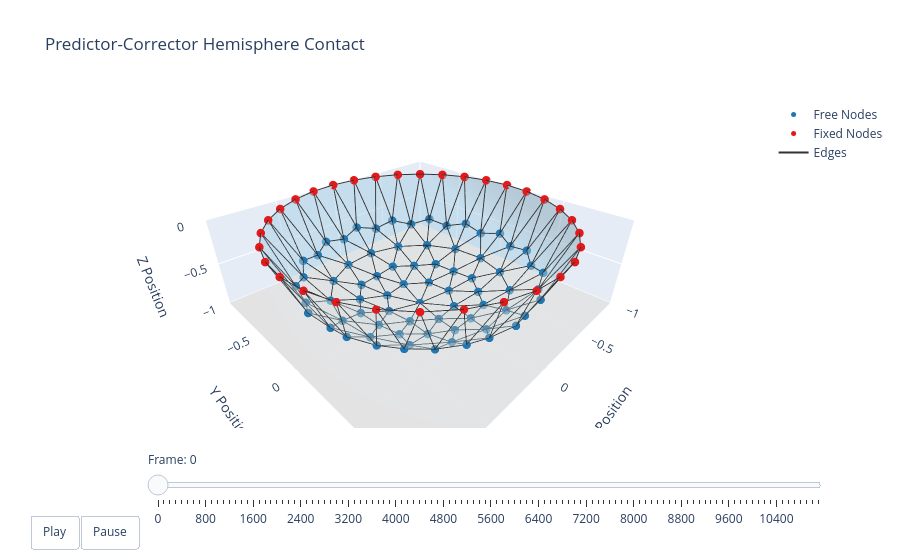

Here is the notebook cell this chart was saved with:
### Code cell
options = dismech.AnimationOptions(
    title='Predictor-Corrector Hemisphere Contact',
    # z_lim=(robot.env.ground_z + robot.env.ground_h - 1e-3,
    #        qs[:, 2::3].max() + 1e-3),
    plot_step=100
)

fixed_dof_history = [r.fixed_dof for r in robots]   # <-- new
fig = dismech.get_interactive_animation_plotly(robot, t_arr, qs, options,
                            fixed_dof_history=fixed_dof_history)
fig.show()

### Figure 1 — Plotly figure (JSON) as saved in the notebook; plotly's stock layout.template omitted (floating-point values rounded to 4 significant figures; data arrays with more than 128 entries replaced by an {"elided": "..."} marker saying what was removed)
{"data": [{"marker": {"color": "#1f78b4", "size": 5}, "mode": "markers", "name": "Free Nodes", "type": "scatter3d", "x": [-0.2231, 0.1282, -0.06436, 0.0006493, -0.07941, 0.0839, -0.2453, 0.2348, -0.3832, 0.3979, -0.5369, 0.5129, -0.6253, 0.6524, -0.7446, 0.7125, -0.7749, 0.8065, -0.8431, 0.8035, -0.8036, 0.8431, -0.8065, 0.7748, -0.7125, 0.7446, -0.6524, 0.6253, -0.5129, 0.5369, -0.3979, 0.3832, -0.2348, 0.2453, -0.0839, 0.07941, 0.05973, -0.1889, 0.299, -0.4071, 0.4931, -0.5648, 0.6118, -0.6365, 0.6355, -0.6115, 0.5642, -0.4925, 0.4077, -0.2988, 0.1888, -0.05961, 0.1278, -0.05093, -0.2236, 0.2716, -0.3405, 0.4076, -0.4449, 0.4339, -0.4341, 0.4453, -0.406, 0.3418, -0.2717, 0.2242, -0.1277, 0.05138, 0.06436, -0.124, 0.2231, -0.2471, 0.2477], "y": [-0.124, -0.222, -0.2471, 0.0001638, 0.8036, 0.8431, 0.8065, 0.7749, 0.7142, 0.7446, 0.6554, 0.6253, 0.5129, 0.5358, 0.3979, 0.3822, 0.2348, 0.2453, 0.0839, 0.07936, -0.07941, -0.0839, -0.2453, -0.2348, -0.3822, -0.3979, -0.5358, -0.5129, -0.6253, -0.6554, -0.7447, -0.7142, -0.7749, -0.8065, -0.8431, -0.8036, 0.6365, 0.6123, 0.5642, 0.4928, 0.4072, 0.299, 0.1883, 0.05973, -0.06028, -0.1885, -0.299, -0.4071, -0.4937, -0.5647, -0.6116, -0.6364, 0.4449, 0.4341, 0.4074, 0.3405, 0.2716, 0.223, 0.1278, 0.04901, -0.05093, -0.1282, -0.2231, -0.2728, -0.3405, -0.4071, -0.4449, -0.4335, 0.2471, 0.2231, 0.124, 0.06436, -0.06394], "z": [-0.9669, -0.9666, -0.9668, -1.0, -0.5898, -0.5312, -0.538, -0.5868, -0.5857, -0.5359, -0.5313, -0.5882, -0.5882, -0.536, -0.5359, -0.5884, -0.5868, -0.538, -0.5312, -0.59, -0.5898, -0.5312, -0.538, -0.5869, -0.5884, -0.5359, -0.536, -0.5882, -0.5882, -0.5313, -0.5359, -0.5857, -0.5868, -0.538, -0.5312, -0.5898, -0.769, -0.7677, -0.7696, -0.769, -0.7688, -0.7692, -0.7683, -0.769, -0.7698, -0.7685, -0.7696, -0.7693, -0.7681, -0.7693, -0.7683, -0.7691, -0.8864, -0.8994, -0.8854, -0.9002, -0.9002, -0.8855, -0.8864, -0.8996, -0.8994, -0.8862, -0.8862, -0.8993, -0.9001, -0.8854, -0.8864, -0.8997, -0.9668, -0.9669, -0.9669, -0.9668, -0.9667]}, {"marker": {"color": "#e31a1c", "size": 5}, "mode": "markers", "name": "Fixed Nodes", "type": "scatter3d", "x": [6.123e-17, -1.0, -1.837e-16, 1.0, 0.1951, 0.3827, 0.5556, 0.7071, 0.8315, 0.9239, 0.9808, 0.9808, 0.9239, 0.8315, 0.7071, 0.5556, 0.3827, 0.1951, -0.9808, -0.9239, -0.8315, -0.7071, -0.5556, -0.3827, -0.1951, -0.1951, -0.3827, -0.5556, -0.7071, -0.8315, -0.9239, -0.9808], "y": [1.0, 1.225e-16, -1.0, -2.449e-16, -0.9808, -0.9239, -0.8315, -0.7071, -0.5556, -0.3827, -0.1951, 0.1951, 0.3827, 0.5556, 0.7071, 0.8315, 0.9239, 0.9808, -0.1951, -0.3827, -0.5556, -0.7071, -0.8315, -0.9239, -0.9808, 0.9808, 0.9239, 0.8315, 0.7071, 0.5556, 0.3827, 0.1951], "z": [-0.0, -0.0, -0.0, -0.0, -0.0, -0.0, -0.0, -0.0, -0.0, -0.0, -0.0, -1.054e-08, -0.0, -0.0, -0.0, -0.0, -0.0, -0.0, -0.0, -0.0, -0.0, -0.0, -0.0, -0.0, -0.0, -0.0, -1.054e-08, -0.0, -0.0, -0.0, -1.054e-08, -0.0]}, {"marker": {"color": "#33a02c", "size": 5}, "mode": "markers", "name": "Partially Fixed Nodes (z only)", "type": "scatter3d", "x": [], "y": [], "z": []}, {"line": {"color": "#333333", "width": 2}, "mode": "lines", "name": "Edges", "type": "scatter3d", "x": {"elided": "840 float values"}, "y": {"elided": "840 float values"}, "z": {"elided": "840 float values"}}, {"color": "rgba(166, 206, 227, 0.7)", "i": {"elided": "176 int values"}, "j": {"elided": "176 int values"}, "k": {"elided": "176 int values"}, "name": "Faces", "opacity": 0.7, "showscale": false, "type": "mesh3d", "x": [6.123e-17, -1.0, -1.837e-16, 1.0, 0.1951, 0.3827, 0.5556, 0.7071, 0.8315, 0.9239, 0.9808, 0.9808, 0.9239, 0.8315, 0.7071, 0.5556, 0.3827, 0.1951, -0.9808, -0.9239, -0.8315, -0.7071, -0.5556, -0.3827, -0.1951, -0.1951, -0.3827, -0.5556, -0.7071, -0.8315, -0.9239, -0.9808, -0.2231, 0.1282, -0.06436, 0.0006493, -0.07941, 0.0839, -0.2453, 0.2348, -0.3832, 0.3979, -0.5369, 0.5129, -0.6253, 0.6524, -0.7446, 0.7125, -0.7749, 0.8065, -0.8431, 0.8035, -0.8036, 0.8431, -0.8065, 0.7748, -0.7125, 0.7446, -0.6524, 0.6253, -0.5129, 0.5369, -0.3979, 0.3832, -0.2348, 0.2453, -0.0839, 0.07941, 0.05973, -0.1889, 0.299, -0.4071, 0.4931, -0.5648, 0.6118, -0.6365, 0.6355, -0.6115, 0.5642, -0.4925, 0.4077, -0.2988, 0.1888, -0.05961, 0.1278, -0.05093, -0.2236, 0.2716, -0.3405, 0.4076, -0.4449, 0.4339, -0.4341, 0.4453, -0.406, 0.3418, -0.2717, 0.2242, -0.1277, 0.05138, 0.06436, -0.124, 0.2231, -0.2471, 0.2477], "y": [1.0, 1.225e-16, -1.0, -2.449e-16, -0.9808, -0.9239, -0.8315, -0.7071, -0.5556, -0.3827, -0.1951, 0.1951, 0.3827, 0.5556, 0.7071, 0.8315, 0.9239, 0.9808, -0.1951, -0.3827, -0.5556, -0.7071, -0.8315, -0.9239, -0.9808, 0.9808, 0.9239, 0.8315, 0.7071, 0.5556, 0.3827, 0.1951, -0.124, -0.222, -0.2471, 0.0001638, 0.8036, 0.8431, 0.8065, 0.7749, 0.7142, 0.7446, 0.6554, 0.6253, 0.5129, 0.5358, 0.3979, 0.3822, 0.2348, 0.2453, 0.0839, 0.07936, -0.07941, -0.0839, -0.2453, -0.2348, -0.3822, -0.3979, -0.5358, -0.5129, -0.6253, -0.6554, -0.7447, -0.7142, -0.7749, -0.8065, -0.8431, -0.8036, 0.6365, 0.6123, 0.5642, 0.4928, 0.4072, 0.299, 0.1883, 0.05973, -0.06028, -0.1885, -0.299, -0.4071, -0.4937, -0.5647, -0.6116, -0.6364, 0.4449, 0.4341, 0.4074, 0.3405, 0.2716, 0.223, 0.1278, 0.04901, -0.05093, -0.1282, -0.2231, -0.2728, -0.3405, -0.4071, -0.4449, -0.4335, 0.2471, 0.2231, 0.124, 0.06436, -0.06394], "z": [-0.0, -0.0, -0.0, -0.0, -0.0, -0.0, -0.0, -0.0, -0.0, -0.0, -0.0, -1.054e-08, -0.0, -0.0, -0.0, -0.0, -0.0, -0.0, -0.0, -0.0, -0.0, -0.0, -0.0, -0.0, -0.0, -0.0, -1.054e-08, -0.0, -0.0, -0.0, -1.054e-08, -0.0, -0.9669, -0.9666, -0.9668, -1.0, -0.5898, -0.5312, -0.538, -0.5868, -0.5857, -0.5359, -0.5313, -0.5882, -0.5882, -0.536, -0.5359, -0.5884, -0.5868, -0.538, -0.5312, -0.59, -0.5898, -0.5312, -0.538, -0.5869, -0.5884, -0.5359, -0.536, -0.5882, -0.5882, -0.5313, -0.5359, -0.5857, -0.5868, -0.538, -0.5312, -0.5898, -0.769, -0.7677, -0.7696, -0.769, -0.7688, -0.7692, -0.7683, -0.769, -0.7698, -0.7685, -0.7696, -0.7693, -0.7681, -0.7693, -0.7683, -0.7691, -0.8864, -0.8994, -0.8854, -0.9002, -0.9002, -0.8855, -0.8864, -0.8996, -0.8994, -0.8862, -0.8862, -0.8993, -0.9001, -0.8854, -0.8864, -0.8997, -0.9668, -0.9669, -0.9669, -0.9668, -0.9667]}, {"colorscale": [[0, "lightgray"], [1, "lightgray"]], "opacity": 0.9, "showscale": false, "type": "surface", "x": [[-1.5, 1.5], [-1.5, 1.5]], "y": [[-1.5, -1.5], [1.5, 1.5]], "z": [[-1, -1], [-1, -1]]}], "layout": {"scene": {"camera": {"eye": {"x": 1.225, "y": 1.225, "z": 1.0}}, "xaxis": {"range": [-1, 1], "title": {"text": "X Position"}}, "yaxis": {"range": [-1, 1], "title": {"text": "Y Position"}}, "zaxis": {"range": [-1, 0], "title": {"text": "Z Position"}}}, "sliders": [{"currentvalue": {"prefix": "Frame: "}, "steps": [{"args": [["0"], {"frame": {"duration": 50, "redraw": true}, "mode": "immediate"}], "label": "0", "method": "animate"}, {"args": [["1"], {"frame": {"duration": 50, "redraw": true}, "mode": "immediate"}], "label": "100", "method": "animate"}, {"args": [["2"], {"frame": {"duration": 50, "redraw": true}, "mode": "immediate"}], "label": "200", "method": "animate"}, {"args": [["3"], {"frame": {"duration": 50, "redraw": true}, "mode": "immediate"}], "label": "300", "method": "animate"}, {"args": [["4"], {"frame": {"duration": 50, "redraw": true}, "mode": "immediate"}], "label": "400", "method": "animate"}, {"args": [["5"], {"frame": {"duration": 50, "redraw": true}, "mode": "immediate"}], "label": "500", "method": "animate"}, {"args": [["6"], {"frame": {"duration": 50, "redraw": true}, "mode": "immediate"}], "label": "600", "method": "animate"}, {"args": [["7"], {"frame": {"duration": 50, "redraw": true}, "mode": "immediate"}], "label": "700", "method": "animate"}, {"args": [["8"], {"frame": {"duration": 50, "redraw": true}, "mode": "immediate"}], "label": "800", "method": "animate"}, {"args": [["9"], {"frame": {"duration": 50, "redraw": true}, "mode": "immediate"}], "label": "900", "method": "animate"}, {"args": [["10"], {"frame": {"duration": 50, "redraw": true}, "mode": "immediate"}], "label": "1000", "method": "animate"}, {"args": [["11"], {"frame": {"duration": 50, "redraw": true}, "mode": "immediate"}], "label": "1100", "method": "animate"}, {"args": [["12"], {"frame": {"duration": 50, "redraw": true}, "mode": "immediate"}], "label": "1200", "method": "animate"}, {"args": [["13"], {"frame": {"duration": 50, "redraw": true}, "mode": "immediate"}], "label": "1300", "method": "animate"}, {"args": [["14"], {"frame": {"duration": 50, "redraw": true}, "mode": "immediate"}], "label": "1400", "method": "animate"}, {"args": [["15"], {"frame": {"duration": 50, "redraw": true}, "mode": "immediate"}], "label": "1500", "method": "animate"}, {"args": [["16"], {"frame": {"duration": 50, "redraw": true}, "mode": "immediate"}], "label": "1600", "method": "animate"}, {"args": [["17"], {"frame": {"duration": 50, "redraw": true}, "mode": "immediate"}], "label": "1700", "method": "animate"}, {"args": [["18"], {"frame": {"duration": 50, "redraw": true}, "mode": "immediate"}], "label": "1800", "method": "animate"}, {"args": [["19"], {"frame": {"duration": 50, "redraw": true}, "mode": "immediate"}], "label": "1900", "method": "animate"}, {"args": [["20"], {"frame": {"duration": 50, "redraw": true}, "mode": "immediate"}], "label": "2000", "method": "animate"}, {"args": [["21"], {"frame": {"duration": 50, "redraw": true}, "mode": "immediate"}], "label": "2100", "method": "animate"}, {"args": [["22"], {"frame": {"duration": 50, "redraw": true}, "mode": "immediate"}], "label": "2200", "method": "animate"}, {"args": [["23"], {"frame": {"duration": 50, "redraw": true}, "mode": "immediate"}], "label": "2300", "method": "animate"}, {"args": [["24"], {"frame": {"duration": 50, "redraw": true}, "mode": "immediate"}], "label": "2400", "method": "animate"}, {"args": [["25"], {"frame": {"duration": 50, "redraw": true}, "mode": "immediate"}], "label": "2500", "method": "animate"}, {"args": [["26"], {"frame": {"duration": 50, "redraw": true}, "mode": "immediate"}], "label": "2600", "method": "animate"}, {"args": [["27"], {"frame": {"duration": 50, "redraw": true}, "mode": "immediate"}], "label": "2700", "method": "animate"}, {"args": [["28"], {"frame": {"duration": 50, "redraw": true}, "mode": "immediate"}], "label": "2800", "method": "animate"}, {"args": [["29"], {"frame": {"duration": 50, "redraw": true}, "mode": "immediate"}], "label": "2900", "method": "animate"}, {"args": [["30"], {"frame": {"duration": 50, "redraw": true}, "mode": "immediate"}], "label": "3000", "method": "animate"}, {"args": [["31"], {"frame": {"duration": 50, "redraw": true}, "mode": "immediate"}], "label": "3100", "method": "animate"}, {"args": [["32"], {"frame": {"duration": 50, "redraw": true}, "mode": "immediate"}], "label": "3200", "method": "animate"}, {"args": [["33"], {"frame": {"duration": 50, "redraw": true}, "mode": "immediate"}], "label": "3300", "method": "animate"}, {"args": [["34"], {"frame": {"duration": 50, "redraw": true}, "mode": "immediate"}], "label": "3400", "method": "animate"}, {"args": [["35"], {"frame": {"duration": 50, "redraw": true}, "mode": "immediate"}], "label": "3500", "method": "animate"}, {"args": [["36"], {"frame": {"duration": 50, "redraw": true}, "mode": "immediate"}], "label": "3600", "method": "animate"}, {"args": [["37"], {"frame": {"duration": 50, "redraw": true}, "mode": "immediate"}], "label": "3700", "method": "animate"}, {"args": [["38"], {"frame": {"duration": 50, "redraw": true}, "mode": "immediate"}], "label": "3800", "method": "animate"}, {"args": [["39"], {"frame": {"duration": 50, "redraw": true}, "mode": "immediate"}], "label": "3900", "method": "animate"}, {"args": [["40"], {"frame": {"duration": 50, "redraw": true}, "mode": "immediate"}], "label": "4000", "method": "animate"}, {"args": [["41"], {"frame": {"duration": 50, "redraw": true}, "mode": "immediate"}], "label": "4100", "method": "animate"}, {"args": [["42"], {"frame": {"duration": 50, "redraw": true}, "mode": "immediate"}], "label": "4200", "method": "animate"}, {"args": [["43"], {"frame": {"duration": 50, "redraw": true}, "mode": "immediate"}], "label": "4300", "method": "animate"}, {"args": [["44"], {"frame": {"duration": 50, "redraw": true}, "mode": "immediate"}], "label": "4400", "method": "animate"}, {"args": [["45"], {"frame": {"duration": 50, "redraw": true}, "mode": "immediate"}], "label": "4500", "method": "animate"}, {"args": [["46"], {"frame": {"duration": 50, "redraw": true}, "mode": "immediate"}], "label": "4600", "method": "animate"}, {"args": [["47"], {"frame": {"duration": 50, "redraw": true}, "mode": "immediate"}], "label": "4700", "method": "animate"}, {"args": [["48"], {"frame": {"duration": 50, "redraw": true}, "mode": "immediate"}], "label": "4800", "method": "animate"}, {"args": [["49"], {"frame": {"duration": 50, "redraw": true}, "mode": "immediate"}], "label": "4900", "method": "animate"}, {"args": [["50"], {"frame": {"duration": 50, "redraw": true}, "mode": "immediate"}], "label": "5000", "method": "animate"}, {"args": [["51"], {"frame": {"duration": 50, "redraw": true}, "mode": "immediate"}], "label": "5100", "method": "animate"}, {"args": [["52"], {"frame": {"duration": 50, "redraw": true}, "mode": "immediate"}], "label": "5200", "method": "animate"}, {"args": [["53"], {"frame": {"duration": 50, "redraw": true}, "mode": "immediate"}], "label": "5300", "method": "animate"}, {"args": [["54"], {"frame": {"duration": 50, "redraw": true}, "mode": "immediate"}], "label": "5400", "method": "animate"}, {"args": [["55"], {"frame": {"duration": 50, "redraw": true}, "mode": "immediate"}], "label": "5500", "method": "animate"}, {"args": [["56"], {"frame": {"duration": 50, "redraw": true}, "mode": "immediate"}], "label": "5600", "method": "animate"}, {"args": [["57"], {"frame": {"duration": 50, "redraw": true}, "mode": "immediate"}], "label": "5700", "method": "animate"}, {"args": [["58"], {"frame": {"duration": 50, "redraw": true}, "mode": "immediate"}], "label": "5800", "method": "animate"}, {"args": [["59"], {"frame": {"duration": 50, "redraw": true}, "mode": "immediate"}], "label": "5900", "method": "animate"}, {"args": [["60"], {"frame": {"duration": 50, "redraw": true}, "mode": "immediate"}], "label": "6000", "method": "animate"}, {"args": [["61"], {"frame": {"duration": 50, "redraw": true}, "mode": "immediate"}], "label": "6100", "method": "animate"}, {"args": [["62"], {"frame": {"duration": 50, "redraw": true}, "mode": "immediate"}], "label": "6200", "method": "animate"}, {"args": [["63"], {"frame": {"duration": 50, "redraw": true}, "mode": "immediate"}], "label": "6300", "method": "animate"}, {"args": [["64"], {"frame": {"duration": 50, "redraw": true}, "mode": "immediate"}], "label": "6400", "method": "animate"}, {"args": [["65"], {"frame": {"duration": 50, "redraw": true}, "mode": "immediate"}], "label": "6500", "method": "animate"}, {"args": [["66"], {"frame": {"duration": 50, "redraw": true}, "mode": "immediate"}], "label": "6600", "method": "animate"}, {"args": [["67"], {"frame": {"duration": 50, "redraw": true}, "mode": "immediate"}], "label": "6700", "method": "animate"}, {"args": [["68"], {"frame": {"duration": 50, "redraw": true}, "mode": "immediate"}], "label": "6800", "method": "animate"}, {"args": [["69"], {"frame": {"duration": 50, "redraw": true}, "mode": "immediate"}], "label": "6900", "method": "animate"}, {"args": [["70"], {"frame": {"duration": 50, "redraw": true}, "mode": "immediate"}], "label": "7000", "method": "animate"}, {"args": [["71"], {"frame": {"duration": 50, "redraw": true}, "mode": "immediate"}], "label": "7100", "method": "animate"}, {"args": [["72"], {"frame": {"duration": 50, "redraw": true}, "mode": "immediate"}], "label": "7200", "method": "animate"}, {"args": [["73"], {"frame": {"duration": 50, "redraw": true}, "mode": "immediate"}], "label": "7300", "method": "animate"}, {"args": [["74"], {"frame": {"duration": 50, "redraw": true}, "mode": "immediate"}], "label": "7400", "method": "animate"}, {"args": [["75"], {"frame": {"duration": 50, "redraw": true}, "mode": "immediate"}], "label": "7500", "method": "animate"}, {"args": [["76"], {"frame": {"duration": 50, "redraw": true}, "mode": "immediate"}], "label": "7600", "method": "animate"}, {"args": [["77"], {"frame": {"duration": 50, "redraw": true}, "mode": "immediate"}], "label": "7700", "method": "animate"}, {"args": [["78"], {"frame": {"duration": 50, "redraw": true}, "mode": "immediate"}], "label": "7800", "method": "animate"}, {"args": [["79"], {"frame": {"duration": 50, "redraw": true}, "mode": "immediate"}], "label": "7900", "method": "animate"}, {"args": [["80"], {"frame": {"duration": 50, "redraw": true}, "mode": "immediate"}], "label": "8000", "method": "animate"}, {"args": [["81"], {"frame": {"duration": 50, "redraw": true}, "mode": "immediate"}], "label": "8100", "method": "animate"}, {"args": [["82"], {"frame": {"duration": 50, "redraw": true}, "mode": "immediate"}], "label": "8200", "method": "animate"}, {"args": [["83"], {"frame": {"duration": 50, "redraw": true}, "mode": "immediate"}], "label": "8300", "method": "animate"}, {"args": [["84"], {"frame": {"duration": 50, "redraw": true}, "mode": "immediate"}], "label": "8400", "method": "animate"}, {"args": [["85"], {"frame": {"duration": 50, "redraw": true}, "mode": "immediate"}], "label": "8500", "method": "animate"}, {"args": [["86"], {"frame": {"duration": 50, "redraw": true}, "mode": "immediate"}], "label": "8600", "method": "animate"}, {"args": [["87"], {"frame": {"duration": 50, "redraw": true}, "mode": "immediate"}], "label": "8700", "method": "animate"}, {"args": [["88"], {"frame": {"duration": 50, "redraw": true}, "mode": "immediate"}], "label": "8800", "method": "animate"}, {"args": [["89"], {"frame": {"duration": 50, "redraw": true}, "mode": "immediate"}], "label": "8900", "method": "animate"}, {"args": [["90"], {"frame": {"duration": 50, "redraw": true}, "mode": "immediate"}], "label": "9000", "method": "animate"}, {"args": [["91"], {"frame": {"duration": 50, "redraw": true}, "mode": "immediate"}], "label": "9100", "method": "animate"}, {"args": [["92"], {"frame": {"duration": 50, "redraw": true}, "mode": "immediate"}], "label": "9200", "method": "animate"}, {"args": [["93"], {"frame": {"duration": 50, "redraw": true}, "mode": "immediate"}], "label": "9300", "method": "animate"}, {"args": [["94"], {"frame": {"duration": 50, "redraw": true}, "mode": "immediate"}], "label": "9400", "method": "animate"}, {"args": [["95"], {"frame": {"duration": 50, "redraw": true}, "mode": "immediate"}], "label": "9500", "method": "animate"}, {"args": [["96"], {"frame": {"duration": 50, "redraw": true}, "mode": "immediate"}], "label": "9600", "method": "animate"}, {"args": [["97"], {"frame": {"duration": 50, "redraw": true}, "mode": "immediate"}], "label": "9700", "method": "animate"}, {"args": [["98"], {"frame": {"duration": 50, "redraw": true}, "mode": "immediate"}], "label": "9800", "method": "animate"}, {"args": [["99"], {"frame": {"duration": 50, "redraw": true}, "mode": "immediate"}], "label": "9900", "method": "animate"}, {"args": [["100"], {"frame": {"duration": 50, "redraw": true}, "mode": "immediate"}], "label": "10000", "method": "animate"}, {"args": [["101"], {"frame": {"duration": 50, "redraw": true}, "mode": "immediate"}], "label": "10100", "method": "animate"}, {"args": [["102"], {"frame": {"duration": 50, "redraw": true}, "mode": "immediate"}], "label": "10200", "method": "animate"}, {"args": [["103"], {"frame": {"duration": 50, "redraw": true}, "mode": "immediate"}], "label": "10300", "method": "animate"}, {"args": [["104"], {"frame": {"duration": 50, "redraw": true}, "mode": "immediate"}], "label": "10400", "method": "animate"}, {"args": [["105"], {"frame": {"duration": 50, "redraw": true}, "mode": "immediate"}], "label": "10500", "method": "animate"}, {"args": [["106"], {"frame": {"duration": 50, "redraw": true}, "mode": "immediate"}], "label": "10600", "method": "animate"}, {"args": [["107"], {"frame": {"duration": 50, "redraw": true}, "mode": "immediate"}], "label": "10700", "method": "animate"}, {"args": [["108"], {"frame": {"duration": 50, "redraw": true}, "mode": "immediate"}], "label": "10800", "method": "animate"}, {"args": [["109"], {"frame": {"duration": 50, "redraw": true}, "mode": "immediate"}], "label": "10900", "method": "animate"}, {"args": [["110"], {"frame": {"duration": 50, "redraw": true}, "mode": "immediate"}], "label": "11000", "method": "animate"}, {"args": [["111"], {"frame": {"duration": 50, "redraw": true}, "mode": "immediate"}], "label": "11050", "method": "animate"}], "transition": {"duration": 0}, "x": 0.1, "y": 0}], "title": {"text": "Predictor-Corrector Hemisphere Contact"}, "updatemenus": [{"buttons": [{"args": [null, {"frame": {"duration": 50, "redraw": true}, "fromcurrent": true}], "label": "Play", "method": "animate"}, {"args": [[null], {"frame": {"duration": 0, "redraw": true}, "mode": "immediate"}], "label": "Pause", "method": "animate"}], "direction": "left", "pad": {"r": 10, "t": 87}, "showactive": false, "type": "buttons", "x": 0.1, "xanchor": "right", "y": 0, "yanchor": "top"}]}}
